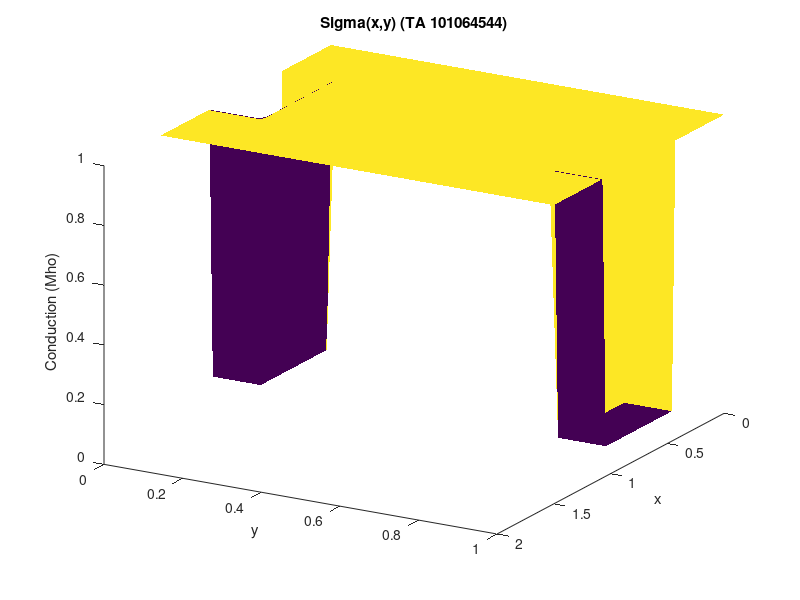

MATLAB code to generate this figure: (Note: this script raises an error after producing the figure.)
clear all
clearvars
close all
clc
set(0, 'DefaultFigureWindowStyle', 'docked')

%Tariq Aboushaer
%101064544

%% QUESTION 2

% Solving current flow using Finite Diffrenece Method.

nx = 75;
ny = 50;
L = 20;
W = 10;
V1 = 1; 


SigmaC = 1;
SigmaI = 10e-2;
CM = SigmaC*ones(nx, ny);
CM(1:W,(1:L)+ny/2-L/2) = SigmaI;
CM((1:W)+nx-W,(1:L)+ny/2-L/2) = SigmaI;

figure();
hold on;
surf(linspace(0,1.5,ny), linspace(0,1,nx), CM,'EdgeColor','none','LineStyle','none');
xlabel('x');
ylabel('y');
zlabel('Conduction (Mho)');
view([120 25])
title('Sigma(x,y) (TA 101064544)')

%% PART (a)

V = NumSoln(nx, ny, CM, Inf, Inf, 0, V1);

figure();
hold on;
surf(linspace(0,1.5,ny), linspace(0,1,nx), V,'EdgeColor','none','LineStyle','none');
xlabel('x');
ylabel('y');
zlabel('Voltage (V)');
view([120 25])
colorbar
title('V(x,y) (TA 101064544)')

[Ex, Ey] = gradient(V);
Ex = -Ex;
Ey = -Ey;

figure();
quiver(linspace(0,1.5,ny), linspace(0,1,nx), Ex, Ey);
ylim([0 1]);
xlim([0 1.5]);
xlabel('x');
ylabel('y');
title('E(x,y) (TA 101064544)')

Jx = CM.*Ex;
Jy = CM.*Ey;
J = sqrt(Jx.^2 + Jy.^2);

figure();
hold on;
contourf(linspace(0,1.5,ny), linspace(0,1,nx), J,'EdgeColor','none','LineStyle','none');
quiver(linspace(0,1.5,ny), linspace(0,1,nx), Jx, Jy);
xlabel('x');
ylabel('y');
colorbar
title('J(x,y) (TA 101064544)')
%% PART (b)

figure();
hold on;
range = 20:5:100;
I = [];
for x = range
    
 I = [I TotalCurrent(x, ny, V1, SigmaC, SigmaI, W, L)];
    
end
plot(range, I);
ylabel('Current (A)');
xlabel('Mesh size');
title('Total current vs Width Mesh Size (TA 101064544)')
%% PART (c)

figure();
range = 0:1:50;
I = [];
for w = range
    
    I = [I TotalCurrent(nx, ny, V1, SigmaC, SigmaI, w, L)];
end
plot(range, I);
ylabel('Current (A)');
xlabel('Width');
title('Total current vs Box Width (TA 101064544)')

%% PART (d)

figure();
hold on;
range = logspace(-5,0, 50);
I = [];
for sigma = range
    
    I = [I TotalCurrent(nx, ny, V1, SigmaC, sigma, W, L)];

end
plot(range, I);
ylabel('Current (A)');
xlabel('Conduction (Mho)');
title('Total current vs Box Conduction (TA 101064544)')

%% Functions

function I = TotalCurrent(nx, ny, V1, SigmaC, SigmaI, W, L)
%total current
    CM = SigmaC*ones(nx, ny);
    CM(1:W,(1:L)+ny/2-L/2) = SigmaI;
    CM((1:W)+nx-W,(1:L)+ny/2-L/2) = SigmaI;
    V = NumSoln(nx, ny, CM, Inf, Inf, 0, V1);
    [Ex, Ey] = gradient(V);
    Ex = -Ex;
    Ey = -Ey;
    Jx = CM.*Ex;
    I = (abs(sum(Jx(1,:))) + abs(sum(Jx(nx,:))))/2;
end
